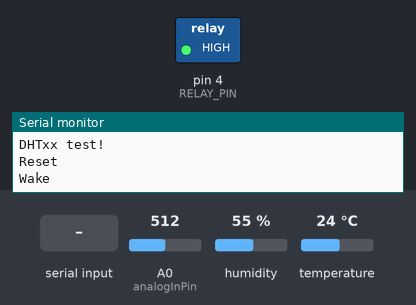
The sketch below on a simulated Arduino Uno, built for the host (arithmetic inside an expression is 32-bit, double 64-bit). Parts: switched loads named in the sketch (green lamp = pin HIGH), the last lines printed to the serial monitor. The inputs (shaded band) are chosen by the test bench; at power-on: humidity 55 %, A0 (analogInPin) = 512, temperature 24 °C. Pins used as bus, display or sensor lines are not drawn.

Above: at 2.2 s.
2.3 s: humidity set to 22 %
4.6 s: "OK\n" received over the second serial link
At 9.5 s:
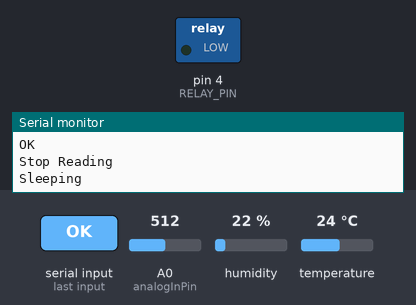
10.6 s: A0 (analogInPin) set to 716
Timing chart, 0 to 13.6 s (numbered marks = the images above; inputs shaded):
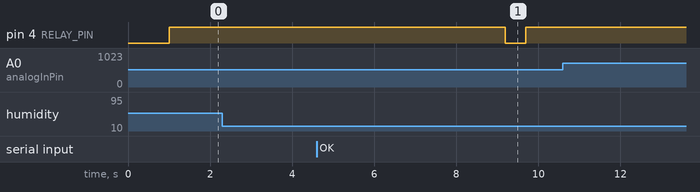

The sketch:

xbeeTransmissionTest.ino
```cpp
#include <SoftwareSerial.h>

#include "DHT.h"
#include <stdlib.h>
#include <avr/wdt.h>            // library for default watchdog functions
#include <avr/interrupt.h>      // library for interrupts handling
#include <avr/sleep.h>          // library for sleep
#include <avr/power.h>

#define DHTPIN 7
#define DHTTYPE DHT11
#define RELAY_PIN 4     // Pin to switch on/off sensorss
#define SLEEP_PIN 5     // Connect to DTR on XBee adapter


// RX: Arduino pin 2, XBee pin DOUT.
// TX:  Arduino pin 3, XBee pin DIN
SoftwareSerial XBee(2, 3);

DHT dht(DHTPIN, DHTTYPE);
int count = 0;
int nbr_remaining;

//pH sensor pin P0, Arduino Pin A0
//pH sensor pin G, Arduino Pin Gnd(Both G pins to Gnd)
//pH sensor pin V+, Arduino Pin 5V
const int analogInPin = A0;
int sensorValue = 0;
unsigned long int avgValue;
float b;
float calibration=21.89;
int buf[10],temp;

// interrupt from watchdog
ISR(WDT_vect)
{
        wdt_reset();
}


void configure_wdt(void)
{
  cli(); // disable interrupts
  MCUSR = 0;

  WDTCSR |= 0b00011000;
  WDTCSR = 0b01000000 | 0b100001; // delay interval 8 sec

  sei();  //enable interrupts

}

void sleep(int ncycles)
{
  nbr_remaining = ncycles; // defines how many cycles should sleep
  set_sleep_mode(SLEEP_MODE_PWR_DOWN);

  power_adc_disable();

  while (nbr_remaining > 0){
    sleep_mode();

    // CPU is now asleep and program execution completely halts!
    // Once awake, execution will resume at this point if the
    // watchdog is configured for resume rather than restart

    // When awake, disable sleep mode
    sleep_disable();

    // we have slept one time more
    nbr_remaining = nbr_remaining - 1;

  }

  // put everything on again
  power_all_enable();

}


void setup() {
  pinMode(RELAY_PIN, OUTPUT);
  pinMode(SLEEP_PIN, OUTPUT);
  pinMode(3, OUTPUT);

  Serial.begin(9600);
  Serial.println("DHTxx test!");

  dht.begin();

  XBee.begin(9600);

  delay(1000);

  // configure the watchdog
  configure_wdt();

  Serial.println("Reset");

}

void loop() {
  Serial.println("Wake");
  digitalWrite(RELAY_PIN, HIGH);
  digitalWrite(SLEEP_PIN, LOW);

  delay(2000);

  char result[400]= ".";
  char tempBuffer[20];
  char humBuffer[20];
  char pHBuffer[20];
  char firstStr[20] = "Temp";

  int h = dht.readHumidity();
  double t = dht.readTemperature();

  if (isnan(h) || isnan(t)) {
    Serial.println("Failed to read from DHT sensor!");

    return;
  }

  dtostrf(t, 1+3, 1, tempBuffer);
  dtostrf(h, 1+3, 1, humBuffer);

  //Code for pH sensor
  for(int i=0;i<10;i++)
  {
   buf[i]=analogRead(analogInPin);
   delay(10);
  }
  for(int i=0;i<9;i++)
  {
   for(int j=i+1;j<10;j++)
   {
    if(buf[i]>buf[j])
    {
     temp=buf[i];
     buf[i]=buf[j];
     buf[j]=temp;
    }
   }
  }
  avgValue=0;
  for(int i=2;i<8;i++)
  avgValue+=buf[i];
  float pHVol=(float)avgValue*5.0/1024/6;
  float phValue = -5.70 * pHVol + calibration;
  Serial.print("sensor = ");
  Serial.println(phValue);
  dtostrf(phValue, 1+3, 1, pHBuffer);
  //delay(20);

  sprintf(result, "pH: %s, Temp: %s'C, Humidity: %s%%, Index:", pHBuffer, tempBuffer, humBuffer);

  sending(result);
  //Serial.write(h);
  XBee.write(t);
  delay(50);
  Serial.println("Sleeping");
  digitalWrite(SLEEP_PIN, HIGH);
  digitalWrite(3, LOW);
  digitalWrite(7, LOW);
  delay(1000);
  digitalWrite(RELAY_PIN, LOW);
  sleep(5);

}

uint16_t fletcher16(const uint8_t *data, size_t len)
{
    uint16_t sum1 = 0;
    uint16_t sum2 = 0;
    int index;

    for( index = 0; index < len; ++index )
    {
       sum1 = (sum1 + data[index]) % 255;
       sum2 = (sum2 + sum1) % 255;
    }

    return (sum2 << 8) | sum1;
}

char* concat(const char *s1, const char *s2)
{
    char *result = malloc(strlen(s1) + strlen(s2) + 1); // +1 for the null-terminator
    // in real code you will need to check for errors in malloc here
    strcpy(result, s1);
    strcat(result, s2);
    return result;
}

char* concatCheckSum(const char *s1, uint16_t sum)
{
    int len = strlen(s1) + 6;
    char *result = malloc(len); // +1 for the null-terminator
    sprintf(result, "%s%x%04x", s1, (count & 0xF), sum);
    return result;
}

void sending(uint8_t data[]) {
  boolean notSend = true;
  while (notSend){
    digitalWrite(SLEEP_PIN, LOW);

    char test[10];
    sprintf(test, "%d", count);

    char* dataT = concat(&data[0], &test[0]);

    uint16_t sum16 = fletcher16(dataT, strlen(dataT));
    char* sendT = concatCheckSum(dataT, sum16);

    Serial.print("Sending\n");
    XBee.write(sendT);
    Serial.println(sendT);
    Serial.println(sum16);

    free(dataT);

    int waitTime = 0;
    String input = "";
    bool loading = true;
    delay(5000);  // Short waiting time for repsonse
    while (loading) {
      while (XBee.available()) {
        input += (char) XBee.read();
        if (input == "") {
          break;
        }
        if(input == "OK") {
          Serial.print(input+"\n");
          loading = false;
          notSend = false;
          break;
        }
      }
      if(loading && waitTime<30000) {
        waitTime++;
      }
      else {
        loading = false;
        Serial.print("Stop Reading\n");
      }

    }

    free(sendT);

    input="";

    if(notSend)
      delay(5000);
    else {
       count++;
      if (count > 99) {
        count = 0;
    }
    }
  }

}
```

Measured:
- after the input at 4.6 s, pin 4 (RELAY_PIN): HIGH → LOW after 4.6 s, → HIGH 0.50 s later
